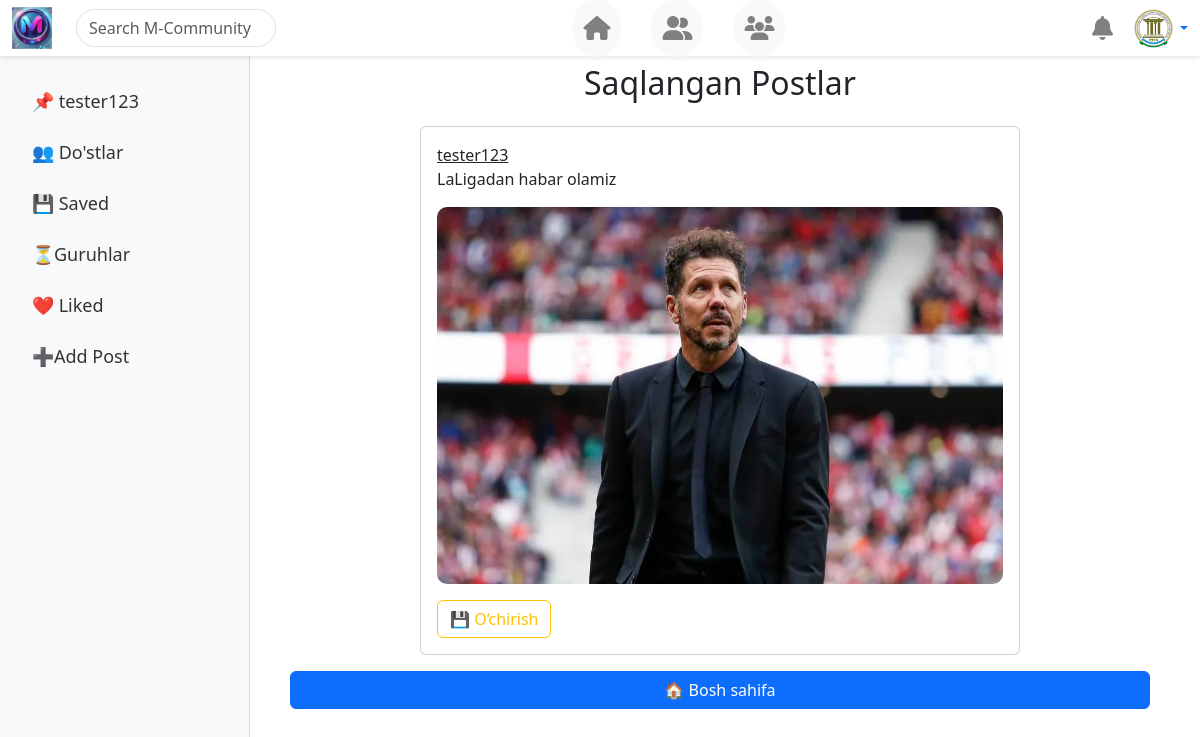
Page /posts/saved-post/ (signed in) on the committed database.
### accounts/models.py (models this page shows)
class CustomUser(AbstractUser):
    age = models.PositiveIntegerField(blank=True,null=True)
    image = models.ImageField(upload_to='account_images/',default='images/images.jpg')
    def __str__(self):
        return self.username

### posts/models.py (models this page shows, shortened)
class Save(models.Model):
    user = models.ForeignKey(CustomUser,on_delete=models.CASCADE)
    post = models.ForeignKey(Post,on_delete=models.CASCADE)
    class Meta:
        unique_together = ('user','post')

class Post(models.Model):
    user = models.ForeignKey(CustomUser,on_delete=models.CASCADE)
    title = models.CharField(max_length=300,blank=True)
    image = models.ImageField(upload_to='post_files/',blank=True,null=True)
    video = models.FileField(upload_to='post_files/',blank=True,null=True)
    created_at = models.DateTimeField(auto_now_add=True)

### posts/views.py (the view)
# urls.py: path('saved-post/',views.saved_post,name='saved_post'),
def saved_post(request):
    saved_posts = Save.objects.filter(user=request.user).select_related('post')
    context = {
        'saved_posts':saved_posts
    }
    return render(request,'saved_post.html',context=context)

### templates/saved_post.html (shortened to what this page needs)
{% extends 'base.html' %}
{% block content %}
<h2 class="my-4 text-center">Saqlangan Postlar</h2>
{% if saved_posts %}
    {% for saved in saved_posts %}
    <div class="card mb-3 mx-auto" style="max-width: 600px;">
        <div class="card-body">
            <a class="card-title"  href="{% url 'profile' saved.post.user.username %}">{{ saved.post.user }}</a>
            <p class="card-text">{{ saved.post.title }}</p>
            {% if saved.post.image %}
                <img src="{{ saved.post.image.url }}" class="img-fluid image-container" alt="Post Image">
            {% endif %}
            <div class="mt-3 d-flex justify-content-between">
                <form action="{% url 'delete_saved_post' saved.id %}" method="POST">
                    <button type="submit" class="btn btn-outline-warning">
                        💾 O‘chirish
                    </button>
                </form>
            </div>
        </div>
    </div>
    {% endfor %}
{% else %}
    <p class="text-center">Siz hali hech qanday postni saqlamagansiz.</p>
{% endif %}
<a href="{% url 'home' %}" class="btn btn-primary d-block mx-auto mt-3">🏠 Bosh sahifa</a>
{% endblock %}

### templates/base.html (shortened to what this page needs)
{% load static %}
<!DOCTYPE html>
<html lang="uz">
<head>
    <link rel="stylesheet" href="https://cdn.jsdelivr.net/npm/bootstrap@5.3.0/dist/css/bootstrap.min.css">
    <link rel="stylesheet" href="https://cdnjs.cloudflare.com/ajax/libs/font-awesome/6.4.2/css/all.min.css">
</head>
<body>
<nav class="navbar navbar-expand-lg fixed-top">
    <div class="container-fluid d-flex align-items-center justify-content-center w-100">
        <div class="d-flex align-items-center">
            <a href="#" class="navbar-brand">
                <img src="{% static 'images/logo1.jpg' %}" width="40" alt="Logo">
            </a>
            <input type="text" class="form-control rounded-pill ms-2 d-none d-md-block"
                   placeholder="Search M-Community" style="max-width: 200px;">
        </div>
        <div class="d-flex justify-content-center flex-grow-1">
            <a href="{% url 'home' %}" class="btn btn-light nav-icon" data-bs-toggle="tooltip" title="Asosiy sahifa">
                <i class="fas fa-home"></i>
            </a>
            <a href="{% url 'friends' %}" class="btn btn-light nav-icon" data-bs-toggle="tooltip" title="Do‘stlar">
                <i class="fas fa-user-friends"></i>
            </a>
            <a href="{% url 'group_list' %}" class="btn btn-light nav-icon" data-bs-toggle="tooltip" title="Guruhlar">
                <i class="fas fa-users"></i>
            </a>
        </div>
        <div class="d-flex align-items-center">
            <div class="dropdown">
                <a href="#" class="nav-icon position-relative" id="notificationDropdown" data-bs-toggle="dropdown">
                    <i class="fas fa-bell"></i>
                </a>
            </div>
            <div class="dropdown ms-2">
                <a href="#" class="d-flex align-items-center text-decoration-none dropdown-toggle" data-bs-toggle="dropdown">
                    <img src="{{user.image.url}}" class="profile-img">
                </a>
            </div>
        </div>
    </div>
</nav>
<div class="container-fluid">
    <div class="row">
        <nav class="sidebar">
            <ul class="nav flex-column">
                <li class="nav-item"><a class="nav-link" href="{% url 'profile' user.username  %}">📌 {{user.username}}</a></li>
                <li class="nav-item"><a class="nav-link" href="{% url 'friends' %}">👥 Do'stlar</a></li>
                <li class="nav-item"><a class="nav-link" href="{% url 'saved_post' %}">💾 Saved</a></li>
                <li class="nav-item"><a class="nav-link" href="{% url 'group_list' %}">⏳Guruhlar</a></li>
                <li class="nav-item"><a class="nav-link" href="{% url 'liked_post' %}">❤️ Liked</a></li>
                <li class="nav-item"><a class="nav-link" href="{% url 'add_post' %}">➕Add Post</a></li>
            </ul>
        </nav>
        <main class="main-content">
            {% block content %}
            {% endblock content %}
        </main>
    </div>
</div>
</body>
</html>

### templates/base.html (style rules this page uses)
.navbar { background-color: white; box-shadow: 0 2px 5px rgba(0, 0, 0, 0.1); }
.nav-icon { font-size: 1.5rem; margin-left: 30px; color: gray; padding: 10px; border-radius: 50%; transition: background 0.3s, text-decoration 0.3s; text-decoration: none; }
.profile-img { width: 45px; height: 45px; border-radius: 50%; object-fit: cover; cursor: pointer; }
.navbar { height: 56px; }
.sidebar { position: fixed; top: 56px; left: 0; width: 250px; height: calc(100vh - 56px); background-color: #f8f9fa; padding-top: 20px; border-right: 1px solid #ddd; overflow-y: auto; }
.sidebar .nav-link { font-size: 18px; font-weight: 500; color: #333; padding: 12px 20px; transition: background 0.3s, color 0.3s; }
.main-content { margin-left: 270px; padding: 20px; max-width: 900px; width: 100%; margin-top: 20px; }

### templates/saved_post.html (style rules this page uses)
.image-container, .video-container { width: 100%; max-height: 400px; object-fit: cover; border-radius: 10px; }

### rows in the picture
CustomUser: image (picture), username "tester123"
Save: post.user "tester123", post "LaLigadan habar olamiz", post.image (picture)
